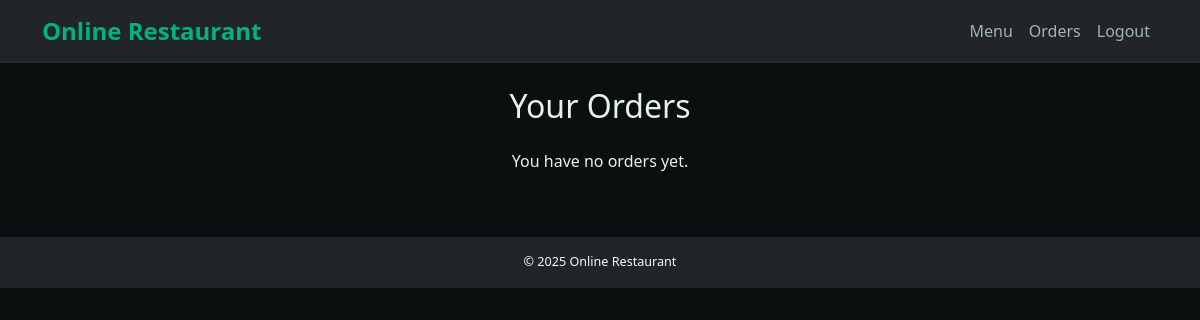
/orders (signed in), run on an earlier commit of the app's database.
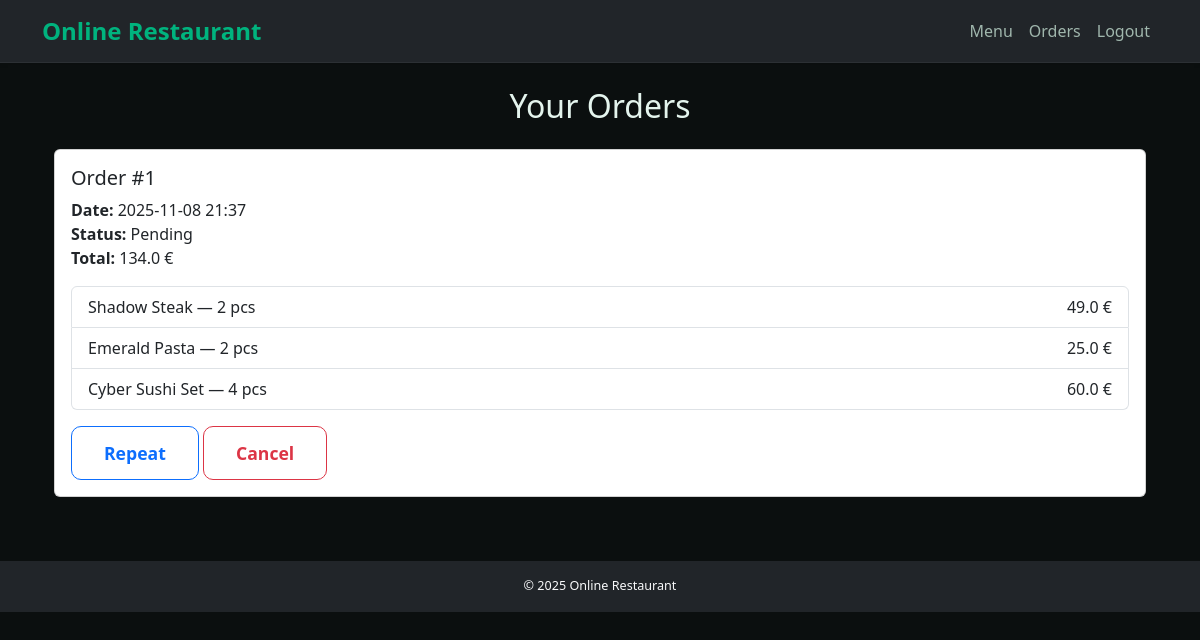
And on a later commit of the database.
### models/models.py (models this page shows)
class Order(db.Model):
    id = db.Column(db.Integer, primary_key=True)
    user_id = db.Column(db.Integer, db.ForeignKey('user.id'), nullable=False)
    total_price = db.Column(db.Float, nullable=False)
    date = db.Column(db.DateTime, server_default=db.func.now())
    items = db.relationship('OrderItem', backref='order', lazy=True)
    status = db.Column(db.String(50), default='Pending')

class OrderItem(db.Model):
    id = db.Column(db.Integer, primary_key=True)
    order_id = db.Column(db.Integer, db.ForeignKey('order.id'), nullable=False)
    dish_id = db.Column(db.Integer, db.ForeignKey('dish.id'), nullable=False)
    quantity = db.Column(db.Integer, nullable=False)
    dish = db.relationship('Dish')

class Dish(db.Model):
    id = db.Column(db.Integer, primary_key=True)
    name = db.Column(db.String(100), nullable=False)
    description = db.Column(db.Text, nullable=False)
    price = db.Column(db.Float, nullable=False)
    image_url = db.Column(db.String(255))

### routes/main.py (the view)
@main_bp.route('/orders')
@login_required
def orders():
    user_orders = Order.query.filter_by(user_id=current_user.id).all()
    return render_template('order_history.html', orders=user_orders)

### app.py (called while the page is built)
@login_manager.user_loader
def load_user(user_id):
    return User.query.get(int(user_id))

def create_app():
    app = Flask(__name__)
    app.config.from_object(Config)
    app.config.from_pyfile('config.py', silent=True)
    db.init_app(app)
    migrate.init_app(app, db)
    login_manager.init_app(app)
    csrf.init_app(app)
    limiter.init_app(app)
    from routes.auth import auth_bp
    from routes.main import main_bp
    from routes.admin import admin_bp
    app.register_blueprint(auth_bp)
    app.register_blueprint(main_bp)
    app.register_blueprint(admin_bp)
    with app.app_context():
        db.create_all()
    @app.after_request
    def set_headers(resp):
        resp.headers["Content-Security-Policy"] = (
            "default-src 'self'; img-src 'self' data:; style-src 'self' 'unsafe-inline'"
        )
        return resp
    return app

### templates/order_history.html (shortened to what this page needs)
{% extends 'base.html' %}
{% block content %}
<div class="container mt-4">
  <h2 class="mb-4 text-center">Your Orders</h2>
  {% if orders %}
    {% for order in orders %}
      <div class="card mb-3">
        <div class="card-body">
          <h5 class="card-title">Order #{{ order.id }}</h5>
          <p class="card-text">
            <strong>Date:</strong> {{ order.date.strftime('%Y-%m-%d %H:%M') }}<br>
            <strong>Status:</strong> {{ order.status }}<br>
            <strong>Total:</strong> {{ order.total_price }} €
          </p>
          <ul class="list-group mb-3">
            {% for item in order.items %}
              <li class="list-group-item d-flex justify-content-between align-items-center">
                {{ item.dish.name }} — {{ item.quantity }} pcs
                <span>{{ item.dish.price * item.quantity }} €</span>
              </li>
            {% endfor %}
          </ul>
          <div>
            <a href="{{ url_for('main.repeat_order', order_id=order.id) }}" class="btn btn-sm btn-outline-primary">Repeat</a>
            {% if order.status == 'Pending' %}
              <a href="{{ url_for('main.cancel_order', order_id=order.id) }}" class="btn btn-sm btn-outline-danger">Cancel</a>
            {% endif %}
          </div>
        </div>
      </div>
    {% endfor %}
  {% else %}
    <p class="text-center">You have no orders yet.</p>
  {% endif %}
</div>
{% endblock %}

### templates/base.html (shortened to what this page needs)
<!DOCTYPE html>
<html lang="en">
<head>
  <link href="https://cdn.jsdelivr.net/npm/bootstrap@5.3.3/dist/css/bootstrap.min.css" rel="stylesheet">
  <link rel="stylesheet" href="{{ url_for('static', filename='css/style.css') }}">
</head>
<body>
  <nav class="navbar navbar-expand-lg navbar-dark bg-dark shadow-sm">
    <div class="container">
      <a class="navbar-brand fw-bold fs-4" href="{{ url_for('main.index') }}">Online Restaurant</a>
      <div class="collapse navbar-collapse justify-content-end">
        <ul class="navbar-nav">
          {% if current_user.is_authenticated %}
          <li class="nav-item"><a class="nav-link" href="{{ url_for('main.menu') }}">Menu</a></li>
          <li class="nav-item"><a class="nav-link" href="{{ url_for('main.orders') }}">Orders</a></li>
          <li class="nav-item"><a class="nav-link" href="{{ url_for('auth.logout') }}">Logout</a></li>
          {% else %}
          <li class="nav-item"><a class="nav-link" href="{{ url_for('auth.login') }}">Login</a></li>
          <li class="nav-item"><a class="nav-link" href="{{ url_for('auth.register') }}">Register</a></li>
          {% endif %}
        </ul>
      </div>
    </div>
  </nav>
  <main class="container">
  <div class="content-wrapper">
    {% block content %}{% endblock %}
  </div>
</main>
  <footer class="footer py-3 bg-dark text-center text-light mt-5">
    <p class="mb-0 small">&copy; 2025 Online Restaurant</p>
  </footer>
</body>
</html>

### static/css/style.css (style rules this page uses)
:root { --green-main: #00b37e; --green-hover: #00d08a; --green-dark: #004d3f; --bg-dark: #0b0f0f; --text-light: #e4f4ed; --text-muted: #a0b7ad; }
body { background-color: var(--bg-dark); color: var(--text-light); font-family: "Poppins", "Segoe UI", sans-serif; margin: 0; padding: 0; height: 100vh; display: flex; flex-direction: column; }
.navbar { background: #0d1313; border-bottom: 1px solid rgba(255, 255, 255, 0.05); }
.navbar-brand { color: var(--green-main) !important; font-weight: 600; }
.nav-link { color: var(--text-muted) !important; transition: color 0.2s ease; }
.btn { text-decoration: none; font-size: 1.1rem; font-weight: 600; padding: 0.8rem 2rem; border-radius: 10px; transition: all 0.25s ease; }
footer { background: #0d1313; color: var(--text-muted); text-align: center; padding: 1rem 0; font-size: 0.9rem; }

What changed in the data, as far as the page shows it:
added Order: id "1", date "2025-11-08 21:37", status "Pending", total_price "134.0"
added OrderItem: dish.name "Shadow Steak", quantity "2", item.dish.price*item.quantity "49.0"
added OrderItem: dish.name "Emerald Pasta", quantity "2", item.dish.price*item.quantity "25.0"
added OrderItem: dish.name "Cyber Sushi Set", quantity "4", item.dish.price*item.quantity "60.0"
Also different on the page:
text no longer shown: "You have no orders yet."
